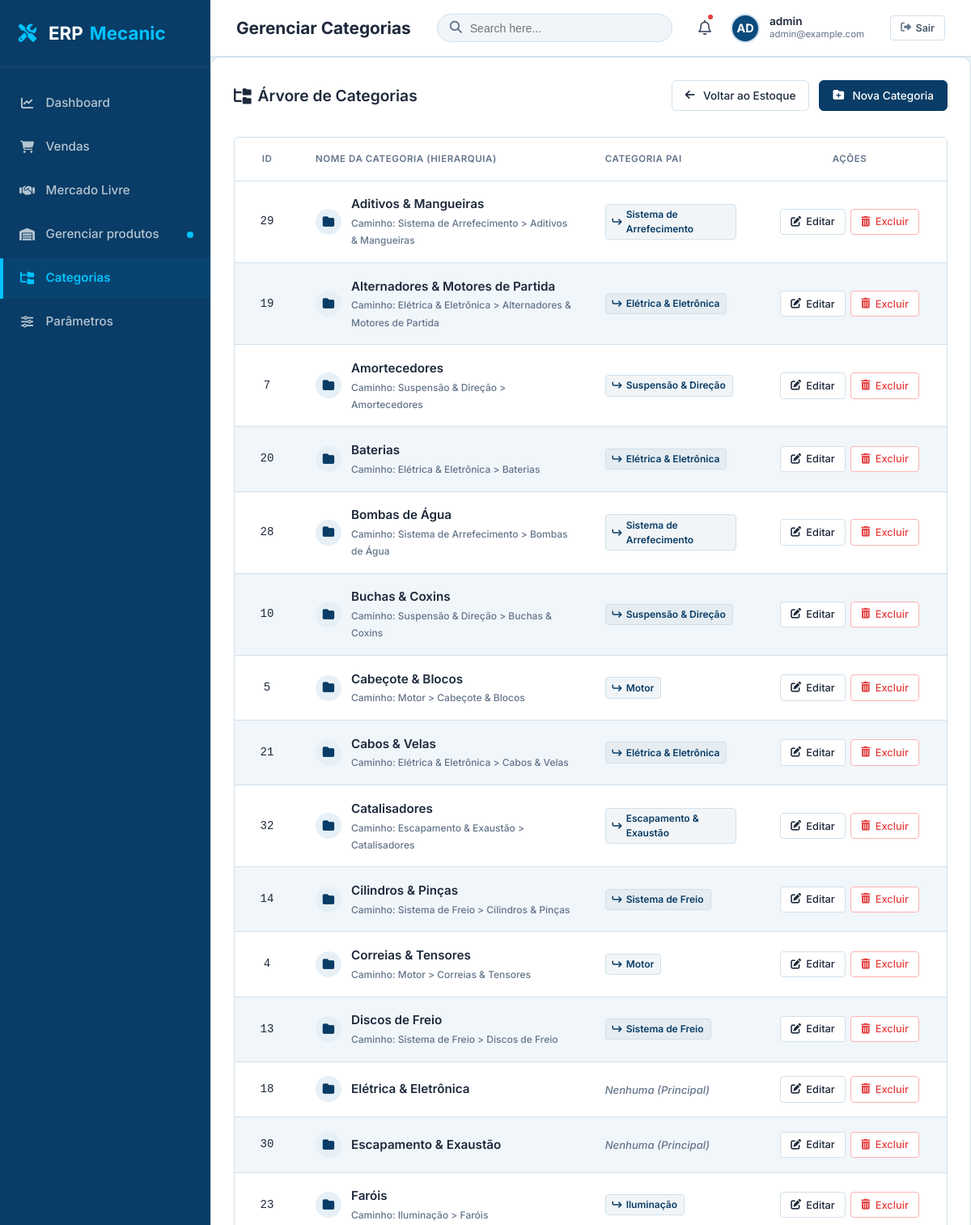
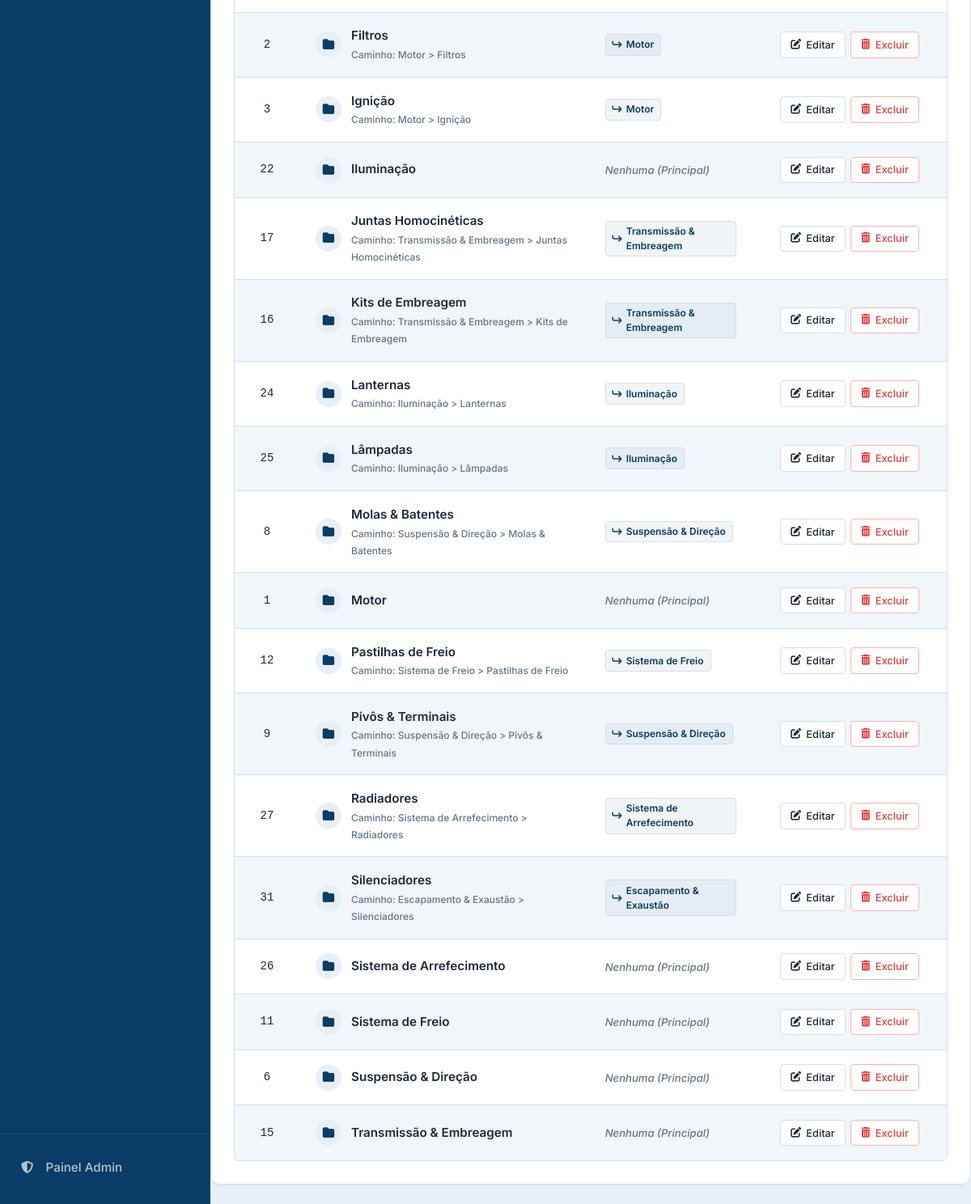
/categorias/ (signed in), run on the app's committed database (2 pictures, top to bottom).
### catalogo/models.py (models this page shows)
class Categoria(models.Model):
    nome = models.CharField(max_length=100, verbose_name="Nome da Categoria")
    parent = models.ForeignKey(
        'self',
        on_delete=models.CASCADE,
        null=True,
        blank=True,
        related_name='children',
        verbose_name="Categoria Pai"
    )
    class Meta:
        verbose_name = "Categoria"
        verbose_name_plural = "Categorias"
        ordering = ["nome"]
    def __str__(self):
        if self.parent:
            return f"{self.parent} > {self.nome}"
        return self.nome

### catalogo/views.py (the view)
# urls.py: path('categorias/', views.CategoriaListView.as_view(), name='categoria-listar'),
class CategoriaListView(LoginRequiredMixin, ListView):
    model = Categoria
    template_name = 'catalogo/categoria_list.html'
    context_object_name = 'categorias'
    ordering = ['nome']

### templates/catalogo/categoria_list.html (shortened to what this page needs)
{% extends 'base.html' %}
{% load static %}
{% block module_title %}Gerenciar Categorias{% endblock %}
{% block content %}
<div class="glass-card" id="categories-glass-card">
    <div class="card-header" style="justify-content: space-between; align-items: center; border-bottom: none; padding-bottom: 0.5rem; margin-bottom: 1.5rem;">
        <h2 class="card-title"><i class="fa-solid fa-folder-tree"></i> Árvore de Categorias</h2>
        <div class="header-actions" style="display: flex; gap: 0.75rem; align-items: center;">
            <a href="{% url 'estoque-listar' %}" class="btn btn-secondary" id="btn-back-to-products" style="border-radius: 6px; padding: 0.5rem 1rem;">
                <i class="fa-solid fa-arrow-left" style="margin-right: 0.25rem;"></i> Voltar ao Estoque
            </a>
            <a href="{% url 'categoria-criar' %}" class="btn btn-primary" id="btn-create-category" style="border-radius: 6px; padding: 0.5rem 1rem; background-color: var(--sidebar-bg); border-color: var(--sidebar-bg);">
                <i class="fa-solid fa-folder-plus" style="margin-right: 0.25rem;"></i> Nova Categoria
            </a>
        </div>
    </div>
    <div class="table-wrapper">
        <table class="modern-table" id="categories-table">
            <thead>
                <tr>
                    <th style="width: 80px; text-align: center;">ID</th>
                    <th>NOME DA CATEGORIA (HIERARQUIA)</th>
                    <th>CATEGORIA PAI</th>
                    <th style="width: 240px; text-align: center;">AÇÕES</th>
                </tr>
            </thead>
            <tbody>
                {% for cat in categorias %}
                <tr id="row-category-{{ cat.id }}">
                    <td style="text-align: center;" class="cell-sku">{{ cat.id }}</td>
                    <td class="cell-bold">
                        <div style="display: flex; align-items: center; gap: 0.75rem;">
                            <div style="background-color: #e6f0f6; color: var(--sidebar-bg); width: 32px; height: 32px; border-radius: 50%; display: flex; align-items: center; justify-content: center; font-size: 0.9rem; flex-shrink: 0;">
                                <i class="fa-solid fa-folder"></i>
                            </div>
                            <div>
                                <span style="font-size: 0.95rem; font-weight: 600; color: var(--text-primary);">{{ cat.nome }}</span>
                                {% if cat.parent %}
                                    <br>
                                    <span style="font-size: 0.75rem; color: var(--text-muted); font-weight: 500;">Caminho: {{ cat }}</span>
                                {% endif %}
                            </div>
                        </div>
                    </td>
                    <td>
                        {% if cat.parent %}
                            <span class="badge-stock stock-ok" style="font-weight: 600; font-size: 0.75rem; color: var(--primary); border-color: var(--border-color); background: rgba(9, 60, 102, 0.05);">
                                <i class="fa-solid fa-level-up fa-rotate-90" style="margin-right: 0.25rem;"></i> {{ cat.parent.nome }}
                            </span>
                        {% else %}
                            <span style="color: var(--text-muted); font-style: italic; font-size: 0.82rem;">Nenhuma (Principal)</span>
                        {% endif %}
                    </td>
                    <td>
                        <div class="actions-cell" style="justify-content: center;">
                            <a href="{% url 'categoria-editar' cat.id %}" class="btn btn-secondary btn-sm" id="btn-edit-cat-{{ cat.id }}">
                                <i class="fa-solid fa-pen-to-square"></i> Editar
                            </a>
                            <a href="{% url 'categoria-excluir' cat.id %}" class="btn btn-danger btn-sm" id="btn-delete-cat-{{ cat.id }}">
                                <i class="fa-solid fa-trash-can"></i> Excluir
                            </a>
                        </div>
                    </td>
                </tr>
                {% endfor %}
            </tbody>
        </table>
    </div>
</div>
{% endblock %}

### templates/base.html (shortened to what this page needs)
{% load static %}
<!DOCTYPE html>
<html lang="pt-br">
<head>
    <link rel="stylesheet" href="{% static 'css/style.css' %}">
    <link rel="stylesheet" href="https://cdnjs.cloudflare.com/ajax/libs/font-awesome/6.4.0/css/all.min.css">
</head>
<body>
    <div class="app-layout">
        <aside class="sidebar">
            <div class="sidebar-header">
                <i class="fa-solid fa-screwdriver-wrench fa-fw" style="color: var(--sidebar-active-bg); margin-right: 0.25rem;"></i> ERP <span>Mecanic</span>
            </div>
            <ul class="sidebar-menu">
                <li>
                    <div class="sidebar-link" id="menu-dash-inactive" style="cursor: not-allowed;">
                        <div class="sidebar-link-content">
                            <i class="fa-solid fa-chart-line fa-fw"></i>
                            <span>Dashboard</span>
                        </div>
                    </div>
                </li>
                <li>
                    <div class="sidebar-link" id="menu-sales-inactive" style="cursor: not-allowed;">
                        <div class="sidebar-link-content">
                            <i class="fa-solid fa-cart-shopping fa-fw"></i>
                            <span>Vendas</span>
                        </div>
                    </div>
                </li>
                <li>
                    <div class="sidebar-link" id="menu-finance-inactive" style="cursor: not-allowed;">
                        <div class="sidebar-link-content">
                            <i class="fa-solid fa-handshake fa-fw"></i>
                            <span>Mercado Livre</span>
                        </div>
                    </div>
                </li>
                <li>
                    <a href="{% url 'estoque-listar' %}" class="sidebar-link {% if request.resolver_match.url_name == 'estoque-listar' or 'estoque-' in request.resolver_match.url_name %}active{% endif %}" id="menu-estoque">
                        <div class="sidebar-link-content">
                            <i class="fa-solid fa-warehouse fa-fw"></i>
                            <span>Gerenciar produtos</span>
                        </div>
                        <span class="sidebar-badge" style="background-color: var(--sidebar-active-bg); width: 8px; height: 8px; border-radius: 50%; display: inline-block;" title="Página Ativa"></span>
                    </a>
                </li>
                <li>
                    <a href="{% url 'categoria-listar' %}" class="sidebar-link {% if 'categoria-' in request.resolver_match.url_name %}active{% endif %}" id="menu-categorias">
                        <div class="sidebar-link-content">
                            <i class="fa-solid fa-folder-tree fa-fw"></i>
                            <span>Categorias</span>
                        </div>
                    </a>
                </li>
                <li>
                    <div class="sidebar-link" id="menu-hr-inactive" style="cursor: not-allowed;">
                        <div class="sidebar-link-content">
                            <i class="fa-solid fa-sliders fa-fw"></i>
                            <span>Parâmetros</span>
                        </div>
                    </div>
                </li>
            </ul>
            <ul class="sidebar-menu" style="margin-top: auto; border-top: 1px solid rgba(255, 255, 255, 0.08); padding-top: 1rem;">
                <li>
                    <a href="{% url 'admin:index' %}" class="sidebar-link" id="admin-panel-link" target="_blank">
                        <div class="sidebar-link-content">
                            <i class="fa-solid fa-shield-halved fa-fw"></i>
                            <span>Painel Admin</span>
                        </div>
                    </a>
                </li>
            </ul>
        </aside>
        <div class="main-content">
            <header class="top-bar">
                <div class="top-bar-title" id="page-title-display">
                    {% block module_title %}Gerenciar produtos{% endblock %}
                </div>
                <div class="top-bar-search">                    <form method="get" action="{% url 'estoque-listar' %}" id="global-search-form">
                        <div class="top-bar-search-wrapper">
                            <span class="top-bar-search-icon"></span>
                            <input type="text" name="q" value="{{ q|default:'' }}" placeholder="Search here..." class="top-bar-search-input" id="global-search-field">
                        </div>
                    </form>
                </div>
                <div class="top-bar-right">
                    <div class="notification-bell" id="btn-notifications">
                        <i class="fa-regular fa-bell" style="font-size: 1.15rem; color: var(--text-secondary);"></i>
                        <div class="notification-dot"></div>
                    </div>
                    <div class="user-profile" id="user-profile-dropdown" style="margin-right: 0.5rem;">
                        {% if request.user.is_authenticated %}
                            <div style="background-color: #0b4a7d; color: #ffffff; width: 36px; height: 36px; border-radius: 50%; display: flex; align-items: center; justify-content: center; font-weight: 700; border: 2px solid var(--border-color); font-size: 0.9rem; text-transform: uppercase;">
                                {{ request.user.username|slice:":2" }}
                            </div>
                            <div class="user-info">
                                <span class="user-name">
                                    {% if request.user.get_full_name %}
                                        {{ request.user.get_full_name }}
                                    {% else %}
                                        {{ request.user.username }}
                                    {% endif %}
                                </span>
                                <span class="user-email">{{ request.user.email|default:"operador@mecanic.com.br" }}</span>
                            </div>
                        {% endif %}
                    </div>
                    {% if request.user.is_authenticated %}
                        <form method="post" action="{% url 'logout' %}" style="margin: 0; display: inline-flex; align-items: center;" id="logout-form">
                            <button type="submit" class="btn btn-secondary btn-sm" id="btn-logout" style="padding: 0.45rem 0.75rem; font-size: 0.78rem; font-weight: 600; border-radius: 4px; display: inline-flex; align-items: center; gap: 0.35rem; border-color: var(--border-color); color: var(--text-secondary); background: #ffffff; cursor: pointer;">
                                <i class="fa-solid fa-right-from-bracket" style="font-size: 0.8rem; color: var(--text-muted);"></i> Sair
                            </button>
                        </form>
                    {% endif %}
                </div>
            </header>
            <main class="content-wrapper">
                {% block content %}
                {% endblock %}
            </main>
        </div>
    </div>
</body>
</html>

### data on the page
Categoria: id "29", nome "Aditivos & Mangueiras", parent+nome "Sistema de Arrefecimento > Aditivos & Mangueiras", parent.nome "Sistema de Arrefecimento"
Categoria: id "19", nome "Alternadores & Motores de Partida", parent+nome "Elétrica & Eletrônica > Alternadores & Motores de Partida", parent.nome "Elétrica & Eletrônica"
Categoria: id "7", nome "Amortecedores", parent+nome "Suspensão & Direção > Amortecedores", parent.nome "Suspensão & Direção"
Categoria: id "20", nome "Baterias", parent+nome "Elétrica & Eletrônica > Baterias", parent.nome "Elétrica & Eletrônica"
Categoria: id "28", nome "Bombas de Água", parent+nome "Sistema de Arrefecimento > Bombas de Água", parent.nome "Sistema de Arrefecimento"
Categoria: id "10", nome "Buchas & Coxins", parent+nome "Suspensão & Direção > Buchas & Coxins", parent.nome "Suspensão & Direção"
Categoria: id "5", nome "Cabeçote & Blocos", parent+nome "Motor > Cabeçote & Blocos", parent.nome "Motor"
Categoria: id "21", nome "Cabos & Velas", parent+nome "Elétrica & Eletrônica > Cabos & Velas", parent.nome "Elétrica & Eletrônica"
Categoria: id "32", nome "Catalisadores", parent+nome "Escapamento & Exaustão > Catalisadores", parent.nome "Escapamento & Exaustão"
Categoria: id "14", nome "Cilindros & Pinças", parent+nome "Sistema de Freio > Cilindros & Pinças", parent.nome "Sistema de Freio"
Categoria: id "4", nome "Correias & Tensores", parent+nome "Motor > Correias & Tensores", parent.nome "Motor"
Categoria: id "13", nome "Discos de Freio", parent+nome "Sistema de Freio > Discos de Freio", parent.nome "Sistema de Freio"
Categoria: id "18", nome "Elétrica & Eletrônica", shows "Nenhuma (Principal)"
Categoria: id "30", nome "Escapamento & Exaustão", shows "Nenhuma (Principal)"
Categoria: id "23", nome "Faróis", parent+nome "Iluminação > Faróis", parent.nome "Iluminação"
Categoria: id "2", nome "Filtros", parent+nome "Motor > Filtros", parent.nome "Motor"
Categoria: id "3", nome "Ignição", parent+nome "Motor > Ignição", parent.nome "Motor"
Categoria: id "22", nome "Iluminação", shows "Nenhuma (Principal)"
Categoria: id "17", nome "Juntas Homocinéticas", parent+nome "Transmissão & Embreagem > Juntas Homocinéticas", parent.nome "Transmissão & Embreagem"
Categoria: id "16", nome "Kits de Embreagem", parent+nome "Transmissão & Embreagem > Kits de Embreagem", parent.nome "Transmissão & Embreagem"
Categoria: id "24", nome "Lanternas", parent+nome "Iluminação > Lanternas", parent.nome "Iluminação"
Categoria: id "25", nome "Lâmpadas", parent+nome "Iluminação > Lâmpadas", parent.nome "Iluminação"
Categoria: id "8", nome "Molas & Batentes", parent+nome "Suspensão & Direção > Molas & Batentes", parent.nome "Suspensão & Direção"
Categoria: id "1", nome "Motor", shows "Nenhuma (Principal)"
Categoria: id "12", nome "Pastilhas de Freio", parent+nome "Sistema de Freio > Pastilhas de Freio", parent.nome "Sistema de Freio"
Categoria: id "9", nome "Pivôs & Terminais", parent+nome "Suspensão & Direção > Pivôs & Terminais", parent.nome "Suspensão & Direção"
Categoria: id "27", nome "Radiadores", parent+nome "Sistema de Arrefecimento > Radiadores", parent.nome "Sistema de Arrefecimento"
Categoria: id "31", nome "Silenciadores", parent+nome "Escapamento & Exaustão > Silenciadores", parent.nome "Escapamento & Exaustão"
Categoria: id "26", nome "Sistema de Arrefecimento", shows "Nenhuma (Principal)"
Categoria: id "11", nome "Sistema de Freio", shows "Nenhuma (Principal)"
Categoria: id "6", nome "Suspensão & Direção", shows "Nenhuma (Principal)"
Categoria: id "15", nome "Transmissão & Embreagem", shows "Nenhuma (Principal)"

### other printed values
{{ request.user.username|slice:":2" }} "AD"
{{ request.user.username }} "admin"
{{ request.user.email|default:"operador@mecanic.com.br" }} "admin@example.com"
